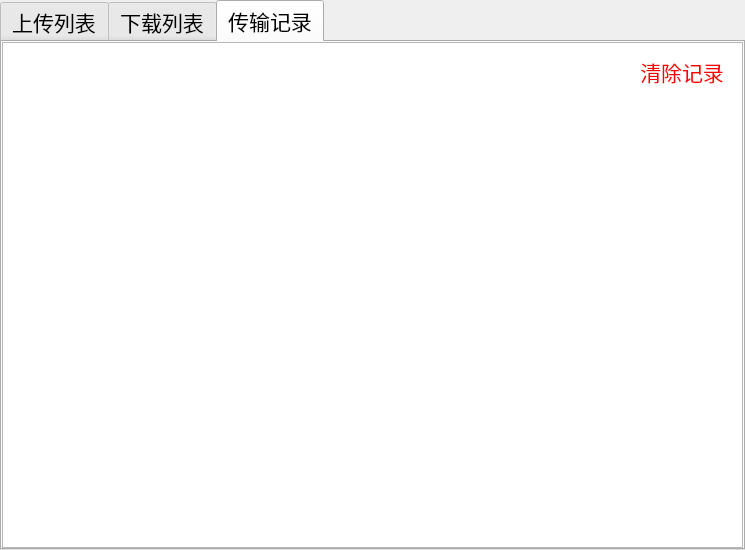
<?xml version="1.0" encoding="UTF-8"?>
<ui version="4.0">
 <class>Transfer</class>
 <widget class="QWidget" name="Transfer">
  <property name="geometry">
   <rect>
    <x>0</x>
    <y>0</y>
    <width>745</width>
    <height>550</height>
   </rect>
  </property>
  <property name="windowTitle">
   <string>Form</string>
  </property>
  <widget class="QTabWidget" name="tabWidget">
   <property name="geometry">
    <rect>
     <x>0</x>
     <y>0</y>
     <width>745</width>
     <height>550</height>
    </rect>
   </property>
   <property name="font">
    <font>
     <family>新宋体</family>
     <pointsize>16</pointsize>
    </font>
   </property>
   <property name="currentIndex">
    <number>2</number>
   </property>
   <widget class="QWidget" name="upload">
    <attribute name="title">
     <string>上传列表</string>
    </attribute>
    <layout class="QVBoxLayout" name="verticalLayout_2">
     <property name="spacing">
      <number>0</number>
     </property>
     <property name="leftMargin">
      <number>0</number>
     </property>
     <property name="topMargin">
      <number>0</number>
     </property>
     <property name="rightMargin">
      <number>0</number>
     </property>
     <property name="bottomMargin">
      <number>0</number>
     </property>
     <item>
      <widget class="QScrollArea" name="scrollArea">
       <property name="enabled">
        <bool>false</bool>
       </property>
       <property name="widgetResizable">
        <bool>true</bool>
       </property>
       <widget class="QWidget" name="upload_scroll">
        <property name="geometry">
         <rect>
          <x>0</x>
          <y>0</y>
          <width>737</width>
          <height>508</height>
         </rect>
        </property>
        <layout class="QVBoxLayout" name="verticalLayout_5">
         <property name="spacing">
          <number>0</number>
         </property>
         <property name="leftMargin">
          <number>0</number>
         </property>
         <property name="topMargin">
          <number>0</number>
         </property>
         <property name="rightMargin">
          <number>0</number>
         </property>
         <property name="bottomMargin">
          <number>0</number>
         </property>
        </layout>
       </widget>
      </widget>
     </item>
    </layout>
   </widget>
   <widget class="QWidget" name="download">
    <attribute name="title">
     <string>下载列表</string>
    </attribute>
    <layout class="QVBoxLayout" name="verticalLayout_3">
     <property name="leftMargin">
      <number>0</number>
     </property>
     <property name="topMargin">
      <number>0</number>
     </property>
     <property name="rightMargin">
      <number>0</number>
     </property>
     <property name="bottomMargin">
      <number>0</number>
     </property>
     <item>
      <widget class="QScrollArea" name="scrollArea_2">
       <property name="widgetResizable">
        <bool>true</bool>
       </property>
       <widget class="QWidget" name="download_scroll">
        <property name="geometry">
         <rect>
          <x>0</x>
          <y>0</y>
          <width>737</width>
          <height>508</height>
         </rect>
        </property>
        <layout class="QVBoxLayout" name="verticalLayout_6">
         <property name="spacing">
          <number>0</number>
         </property>
         <property name="leftMargin">
          <number>0</number>
         </property>
         <property name="topMargin">
          <number>0</number>
         </property>
         <property name="rightMargin">
          <number>0</number>
         </property>
         <property name="bottomMargin">
          <number>0</number>
         </property>
        </layout>
       </widget>
      </widget>
     </item>
    </layout>
   </widget>
   <widget class="QWidget" name="record">
    <attribute name="title">
     <string>传输记录</string>
    </attribute>
    <layout class="QVBoxLayout" name="verticalLayout_4">
     <property name="spacing">
      <number>0</number>
     </property>
     <property name="leftMargin">
      <number>0</number>
     </property>
     <property name="topMargin">
      <number>0</number>
     </property>
     <property name="rightMargin">
      <number>0</number>
     </property>
     <property name="bottomMargin">
      <number>0</number>
     </property>
     <item>
      <widget class="QScrollArea" name="scrollArea_3">
       <property name="widgetResizable">
        <bool>true</bool>
       </property>
       <widget class="QWidget" name="scrollAreaWidgetContents_3">
        <property name="geometry">
         <rect>
          <x>0</x>
          <y>0</y>
          <width>737</width>
          <height>508</height>
         </rect>
        </property>
        <layout class="QGridLayout" name="gridLayout_2">
         <property name="leftMargin">
          <number>0</number>
         </property>
         <property name="topMargin">
          <number>0</number>
         </property>
         <property name="rightMargin">
          <number>0</number>
         </property>
         <property name="bottomMargin">
          <number>0</number>
         </property>
         <property name="spacing">
          <number>0</number>
         </property>
         <item row="2" column="0" colspan="2">
          <widget class="QTextEdit" name="record_msg">
           <property name="frameShape">
            <enum>QFrame::NoFrame</enum>
           </property>
          </widget>
         </item>
         <item row="1" column="0">
          <widget class="QWidget" name="widget" native="true">
           <property name="styleSheet">
            <string notr="true">background-color: #ffffff;</string>
           </property>
           <layout class="QHBoxLayout" name="horizontalLayout">
            <item>
             <spacer name="horizontalSpacer">
              <property name="orientation">
               <enum>Qt::Horizontal</enum>
              </property>
              <property name="sizeHint" stdset="0">
               <size>
                <width>40</width>
                <height>20</height>
               </size>
              </property>
             </spacer>
            </item>
            <item>
             <widget class="QToolButton" name="clearBtn">
              <property name="minimumSize">
               <size>
                <width>0</width>
                <height>35</height>
               </size>
              </property>
              <property name="font">
               <font>
                <family>新宋体</family>
                <pointsize>16</pointsize>
                <weight>50</weight>
                <italic>false</italic>
                <bold>false</bold>
               </font>
              </property>
              <property name="styleSheet">
               <string notr="true">color: rgb(255, 0, 0);
font: 16pt &quot;新宋体&quot;;</string>
              </property>
              <property name="text">
               <string>清除记录</string>
              </property>
              <property name="autoRaise">
               <bool>true</bool>
              </property>
             </widget>
            </item>
           </layout>
          </widget>
         </item>
        </layout>
       </widget>
      </widget>
     </item>
    </layout>
   </widget>
  </widget>
 </widget>
 <resources/>
 <connections/>
</ui>
